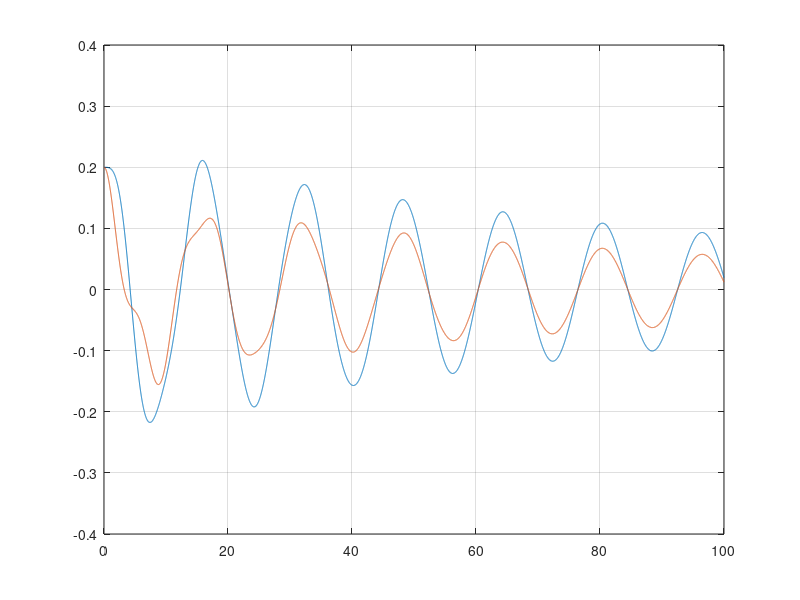
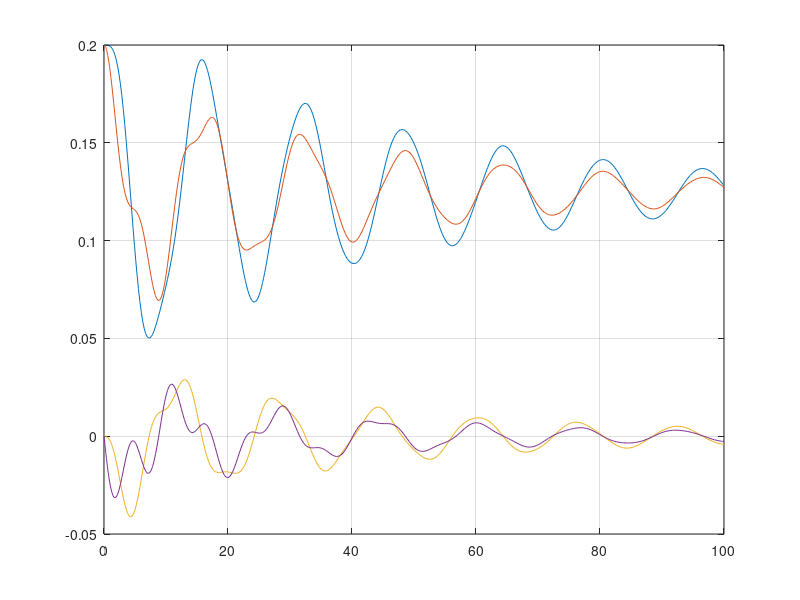

Here is the MATLAB script that generated these plots, in order:
clear all;close all;clc;
pkg load control
t_max = 100;
m1 = 40; m2 = 40; k1 = 16; k2 = 16; b1 = 2; b2 = 2;
A = [0 0 1 0;
     0 0 0 1;
     -k1/m1 k2/m1 -b1/m1 b1/m1;
     k1/m2 -(k1+k2)/m2 b1/m2 -(b1+b2)/m2];
B = [0; 0; 1/m1; 0];
C = [1 0 0 0;
     0 1 0 0];
D = [0];
t = 0:0.01:t_max;
sys = ss(A,B,C,D)
u = zeros(length(t), 1);
x0 = [0.2 0.2 0 0]; # x1(0) = x2(0) = 0,2
[y]=lsim(sys,u,t,x0);
figure
plot(t,y)
grid on

dy_dt = @ (t,y) [y(3);
  y(4);
  -(k1/m1)*y(1)+(k2/m1)*y(2)-(b1/m1)*y(3)+(b1/m1)*y(4);
  (k1/m2)*y(1)-((k1+k2)/m2)*y(2)+(b1/m2)-((b1+b2)/m2)*y(4)];

[t, y] = ode45(dy_dt, [0 t_max], x0);
figure
plot(t,y)
grid on
